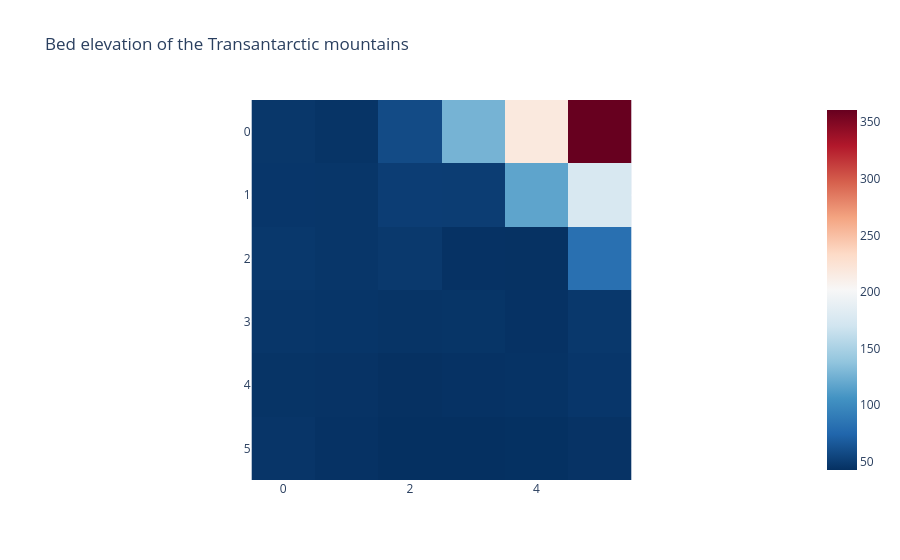

Notebook code cell kept with this figure:
### Code cell
fig = px.imshow(bed_magnified.squeeze(), 
                color_continuous_scale = 'RdBu_r',
                # DEFAULT for matrices: only tensor because of conversion
                origin = "upper", title = "Bed elevation of the Transantarctic mountains")
fig.show()

### Figure 1 — Plotly figure (JSON) as saved in the notebook; plotly's stock layout.template omitted (floating-point values rounded to 4 significant figures)
{"data": [{"coloraxis": "coloraxis", "hovertemplate": "x: %{x}<br>y: %{y}<br>color: %{z}<extra></extra>", "name": "0", "type": "heatmap", "xaxis": "x", "yaxis": "y", "z": [[46.89, 44.98, 58.71, 126.9, 218.2, 360.7], [46.68, 46.25, 50.79, 50.68, 117.4, 175.6], [47.32, 46.37, 48.03, 44.06, 43.77, 81.77], [46.41, 45.7, 45.04, 45.52, 44.08, 47.54], [45.18, 44.7, 43.48, 43.95, 44.53, 46.53], [45.98, 44.29, 43.06, 42.87, 43.43, 44.57]]}], "layout": {"coloraxis": {"colorscale": [[0, "rgb(5,48,97)"], [0.1, "rgb(33,102,172)"], [0.2, "rgb(67,147,195)"], [0.3, "rgb(146,197,222)"], [0.4, "rgb(209,229,240)"], [0.5, "rgb(247,247,247)"], [0.6, "rgb(253,219,199)"], [0.7, "rgb(244,165,130)"], [0.8, "rgb(214,96,77)"], [0.9, "rgb(178,24,43)"], [1, "rgb(103,0,31)"]]}, "title": {"text": "Bed elevation of the Transantarctic mountains"}, "xaxis": {"anchor": "y", "constrain": "domain", "domain": [0, 1], "scaleanchor": "y"}, "yaxis": {"anchor": "x", "autorange": "reversed", "constrain": "domain", "domain": [0, 1]}}}
